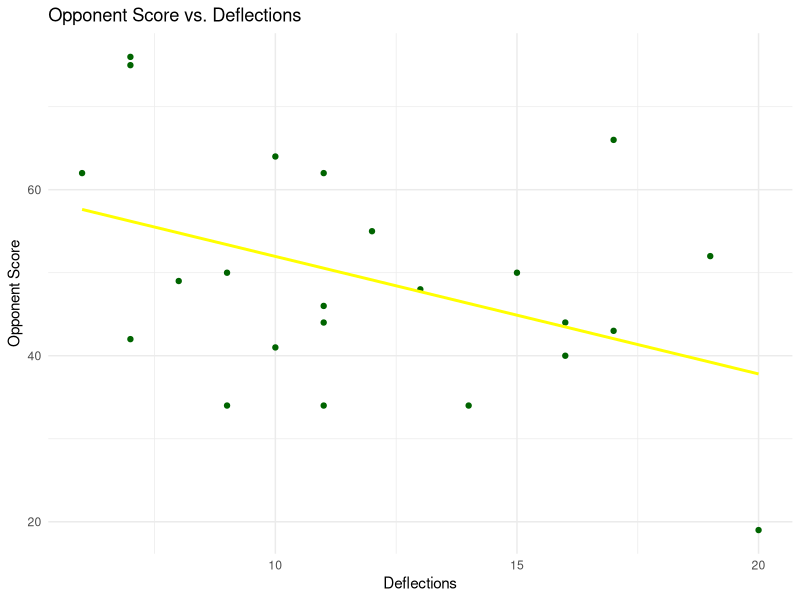
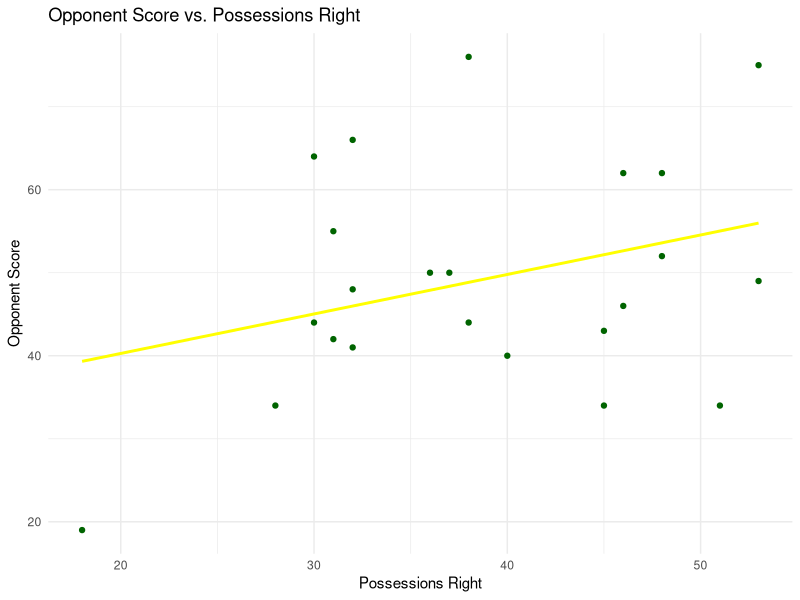
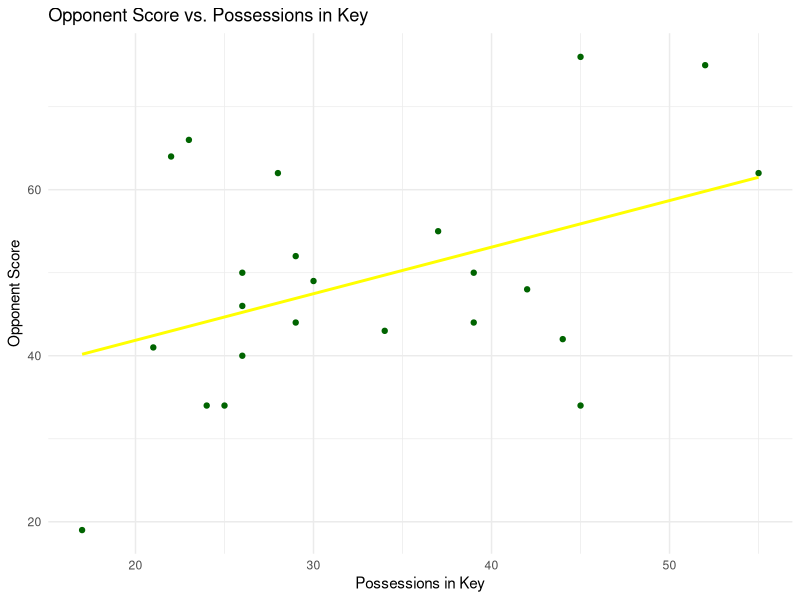
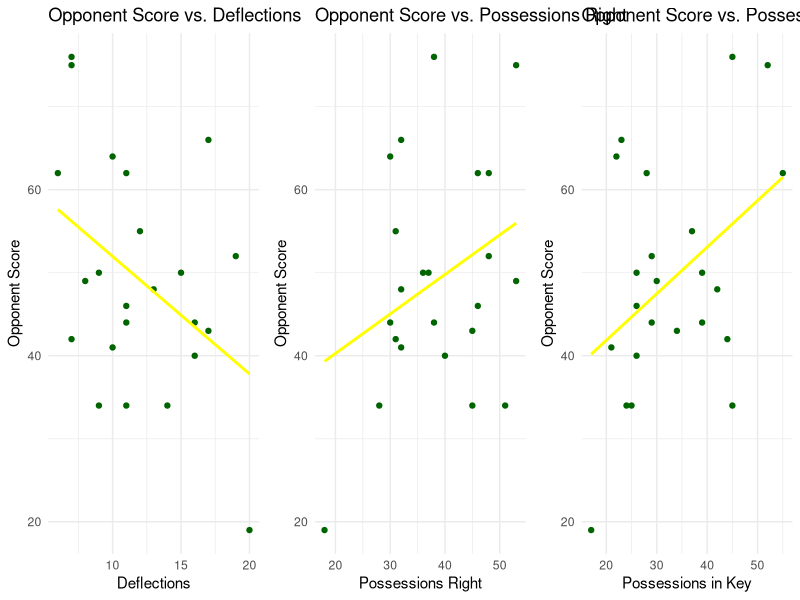
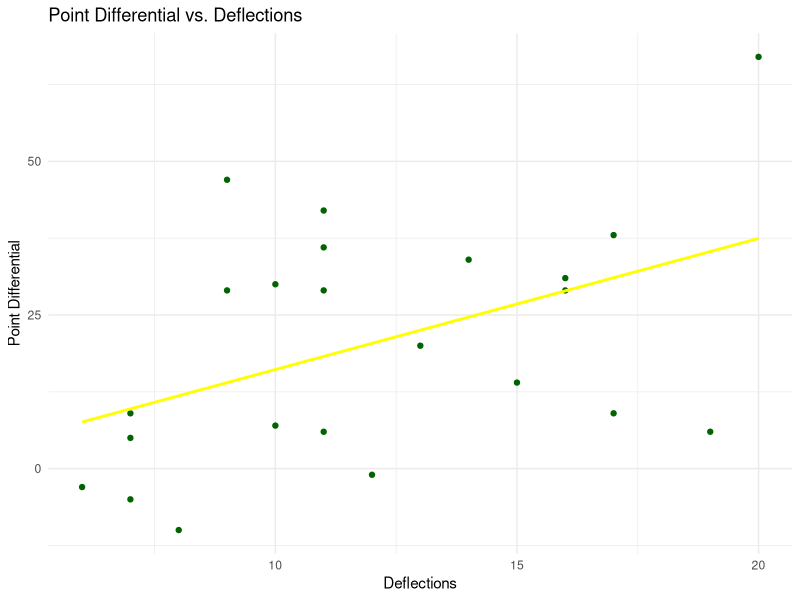
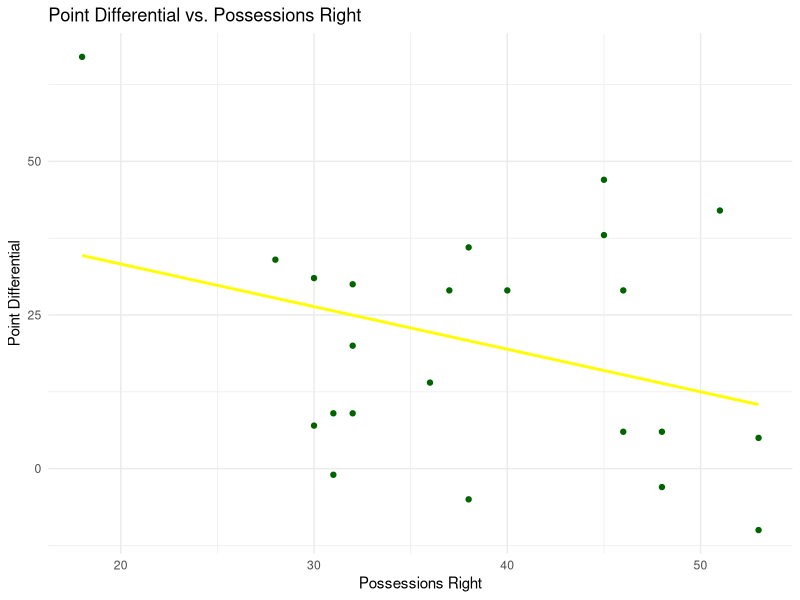
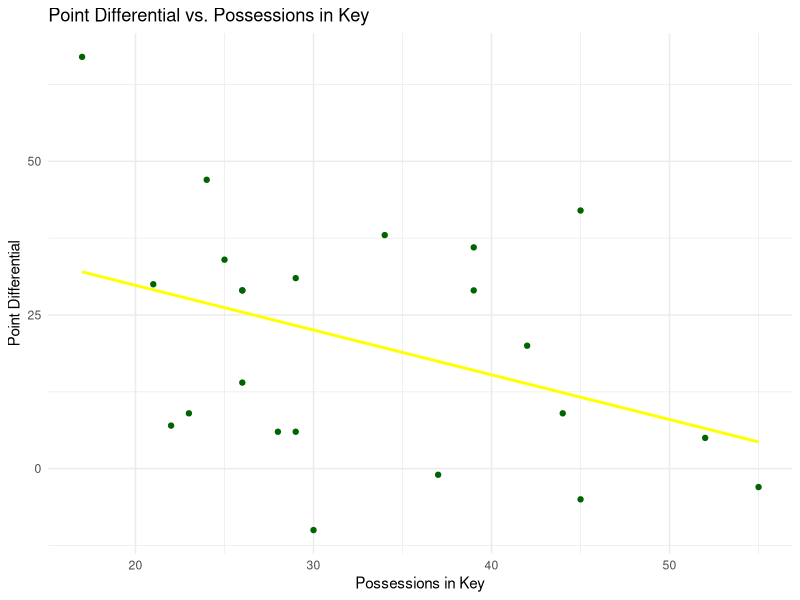
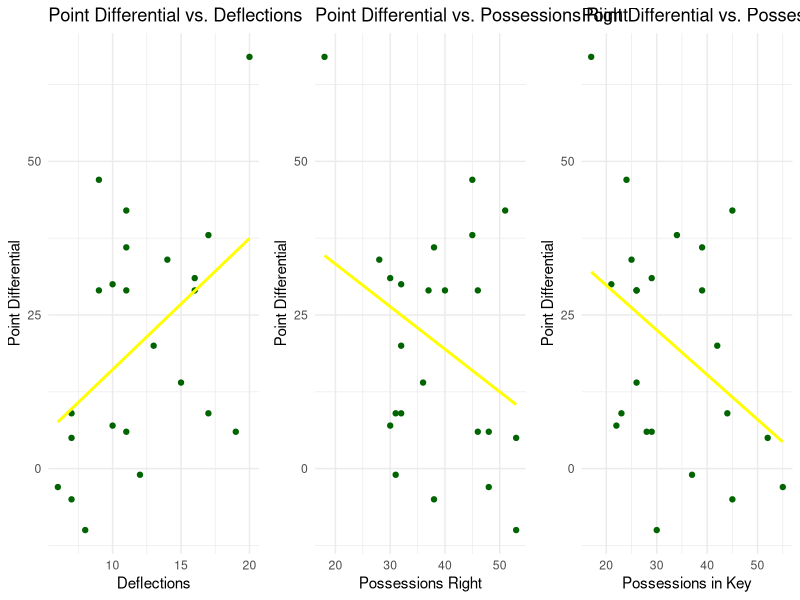

Reproduce these figures in R, in order.
### Code for Basketball Defense Research Paper

# Libraries
library(readr)
library(dplyr)
library(ggplot2)
library(reshape2)
library(gridExtra)

# Import Data
Season <- read_csv("Season.csv")
Season

colnames(Season)[colnames(Season) == "OP Score"] <- "OP_Score"


##### Opponent Score

# Compute correlation for Opponent Score with Deflections, Right, and Key
cor_OP_Score = cor(Season[, c("OP_Score", "Deflections", "Right", "Key")], use = "complete.obs")

# Extract only the first row 
cor_OP_Score[1, ]

# Scatterplot 1: OP_Score vs. Deflections
plot1 <- ggplot(Season, aes(x = Deflections, y = OP_Score)) +
  geom_point(color = "darkgreen") +
  geom_smooth(method = "lm", color = "yellow", se = FALSE) +
  labs(title = "Opponent Score vs. Deflections",
       x = "Deflections",
       y = "Opponent Score") +
  theme_minimal()
plot1

# Scatterplot 2: OP_Score vs. Possessions Right
plot2 <- ggplot(Season, aes(x = Right, y = OP_Score)) +
  geom_point(color = "darkgreen") +
  geom_smooth(method = "lm", color = "yellow", se = FALSE) +
  labs(title = "Opponent Score vs. Possessions Right",
       x = "Possessions Right",
       y = "Opponent Score") +
  theme_minimal()
plot2

# Scatterplot 3: OP_Score vs. Possessions in Key
plot3 <- ggplot(Season, aes(x = Key, y = OP_Score)) +
  geom_point(color = "darkgreen") +
  geom_smooth(method = "lm", color = "yellow", se = FALSE) +
  labs(title = "Opponent Score vs. Possessions in Key",
       x = "Possessions in Key",
       y = "Opponent Score") +
  theme_minimal()
plot3

# Arrange plots side by side
grid.arrange(plot1, plot2, plot3, ncol = 3)



#### Point Differential

# Compute correlation for Point Differential with Deflections, Right, and Key
cor_point_diff = cor(Season[, c("Differential", "Deflections", "Right", "Key")], use = "complete.obs")

# Extract only the first row 
cor_point_diff[1, ]

# Scatterplot 1: Point Differential vs. Deflections
plot4 <- ggplot(Season, aes(x = Deflections, y = Differential)) +
  geom_point(color = "darkgreen") +
  geom_smooth(method = "lm", color = "yellow", se = FALSE) +
  labs(title = "Point Differential vs. Deflections",
       x = "Deflections",
       y = "Point Differential") +
  theme_minimal()
plot4

# Scatterplot 2: Point Differential vs. Possessions Right
plot5 <- ggplot(Season, aes(x = Right, y = Differential)) +
  geom_point(color = "darkgreen") +
  geom_smooth(method = "lm", color = "yellow", se = FALSE) +
  labs(title = "Point Differential vs. Possessions Right",
       x = "Possessions Right",
       y = "Point Differential") +
  theme_minimal()
plot5

# Scatterplot 3: Point Differential vs. Possessions in Key
plot6 <- ggplot(Season, aes(x = Key, y = Differential)) +
  geom_point(color = "darkgreen") +
  geom_smooth(method = "lm", color = "yellow", se = FALSE) +
  labs(title = "Point Differential vs. Possessions in Key",
       x = "Possessions in Key",
       y = "Point Differential") +
  theme_minimal()
plot6

# Arrange plots side by side
grid.arrange(plot4, plot5, plot6, ncol = 3)
